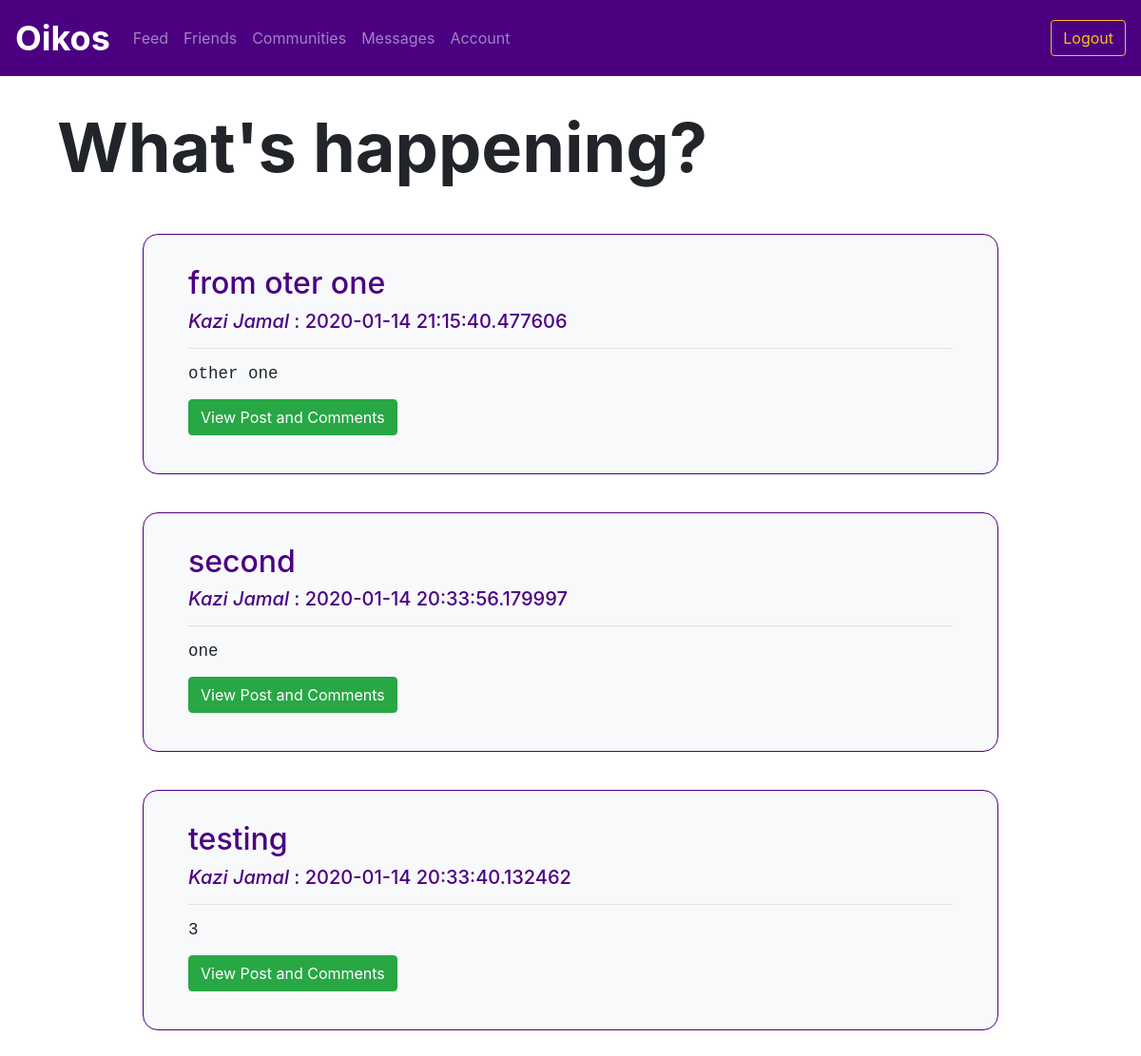
/feed (signed in), run on the app's committed database.
### utl/models.py (models this page shows)
class Post(db.Model):
    postID = db.Column(db.Integer, primary_key=True)
    communityID = db.Column(db.Integer, nullable=True)
    userID = db.Column(db.Integer, nullable=False)
    title = db.Column(db.Text, nullable=False)
    content = db.Column(db.Text, nullable=False)
    timestamp = db.Column(db.DateTime, nullable=False, default=datetime.utcnow)

class User(db.Model):
    userID = db.Column(db.Integer, primary_key=True)
    email = db.Column(db.Text, unique=True, nullable=False)
    password = db.Column(db.Text, nullable=False)
    firstName = db.Column(db.Text, nullable=False)
    lastName = db.Column(db.Text, nullable=False)
    displayName = db.Column(db.Text, nullable=False)
    grade = db.Column(db.Text, nullable=False)

### app.py (the view)
@app.route("/feed")
@login_required
def feed():
    post_data = feedfunctions.getPosts(session['userID'])
    posts = {}
    for post in post_data:
        posts[post] = postsfunctions.getCreator(post.postID)
    return render_template("feed.html", posts=posts)

### app.py (called while the page is built)
def login_required(f):
    @wraps(f)
    def decorated_function(*args, **kwargs):
        if "userID" not in session:
            return redirect(url_for('login'))
        return f(*args, **kwargs)
    return decorated_function

### utl/feed.py (called while the page is built)
def getPosts(userID):
    members = Member.query.filter_by(userID=userID).all()
    communityID = []
    for member in members:
        communityID.append(member.communityID)
    posts = Post.query.filter(Post.communityID.in_(communityID)).order_by(Post.timestamp.desc())
    return posts

### utl/posts.py (called while the page is built)
def getCreator(postID):
    post = Post.query.filter_by(postID=postID).first()
    userID = post.userID
    user = User.query.filter_by(userID=userID).first()
    return user

### templates/feed.html (shortened to what this page needs)
{% extends "logbase.html" %}
{% block body %}
<div class="content">
     <h1 class="display-3" style="font-weight: 700; padding-left: 5vw; padding-top: 5vh;">What's happening?</h1>
</div>
<div class="my-5">
    {% for post in posts %}
    <div class="row" style="margin-left: 5vw; margin-right: 5vw; margin-top: 5vh;">
        <div class="container col-md-10 bg-light border border-primary" style="padding: 2em; border-radius: 1em;">
            <div class="col">
                <h2>{{ post.title }}</h2>
                <h5> <i>{{ posts[post].displayName }}</i> : {{ post.timestamp }}<h5>
                <hr>
                <pre>{{ post.content }}</pre>
                <a href="/post/{{ post.postID }}" class="btn btn-success">View Post and Comments</a>
            </div>
        </div>
    </div>
    {% endfor %}
</div>
{% endblock %}

### static/css/style.css (style rules this page uses)
.border-primary { color: indigo !important; }
.border-primary { border-color: indigo !important; }

### data on the page
Post: title "from oter one", timestamp "2020-01-14 21:15:40.477606", content "other one"
User: displayName "Kazi Jamal"
Post: title "second", timestamp "2020-01-14 20:33:56.179997", content "one"
Post: title "testing", timestamp "2020-01-14 20:33:40.132462", content "3"
